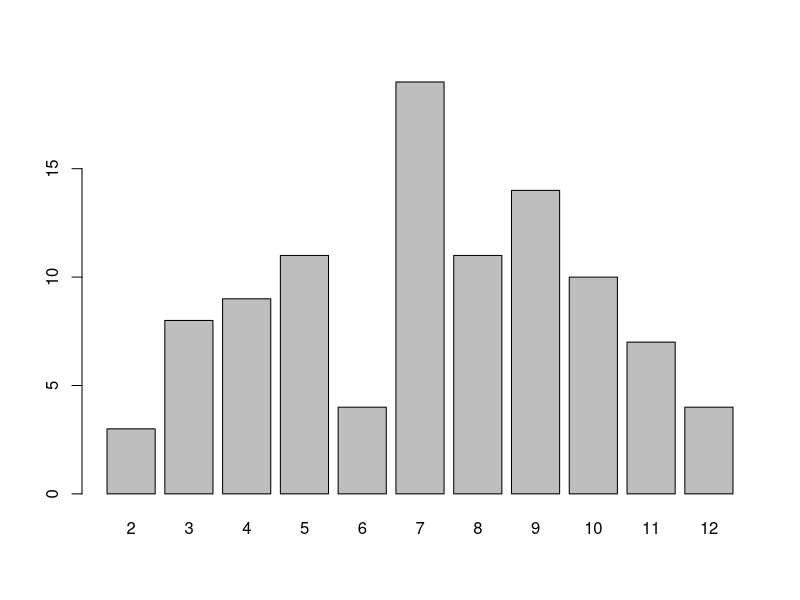
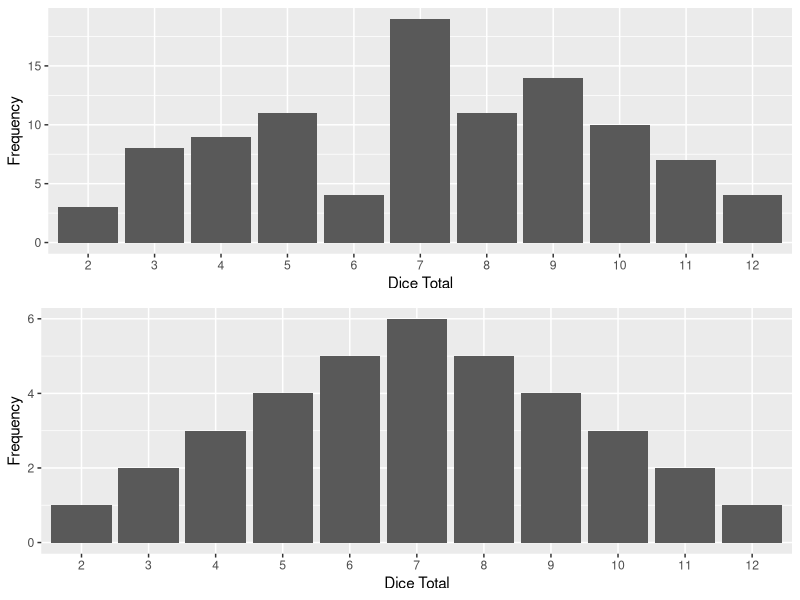

The R source for these figures, in order:
## ---- chunk 1
set.seed(123) # for reproducibility
## ---- chunk 2
die <- 1:6
## ---- chunk 3
sample(x=die,size = 1)
## ---- chunk 4
sample(die,size = 2, replace = TRUE)
## ---- chunk 5
roll <- function(numDice){
  die <- 1:6
  sample(die, size=numDice, replace = TRUE)
}
## ---- chunk 6
#Craps have 2 dice
crapsDice = 2
crapsRoll = roll(crapsDice)
print(crapsRoll)
## ---- chunk 7
#Yahtzee has 5 dice
yahtzeeDice = 5
yahtzeeRoll = roll(yahtzeeDice)
print(yahtzeeRoll)
## ---- chunk 8
data <- data.frame(die1=roll(1),die2=roll(1)) #initialize dataframe with 1 roll
for (i in 1:99){ #iterate through the values in the atomic vector 1 to 100
  data[nrow(data) + 1, ] <- roll(crapsDice) # roll the dice and store it in the next row
}
head(data,3) # inspect the table as a sanity check
## ---- chunk 9
data$total <- data$die1 + data$die2
head(data,3)
## ---- chunk 10
totalcounts <-aggregate(x=data$total, by = list(data$total), FUN = length)
print(totalcounts)
## ---- chunk 11
myplot <- barplot(height=totalcounts$x,names.arg=totalcounts$Group.1)
myplot
## ---- chunk 12
rolls <- expand.grid(die1=die,die2=die)
head(rolls,3)
## ---- chunk 13
rolls$total <- rolls$die1 + rolls$die2
head(rolls,3)
## ---- chunk 14
freq_df <-aggregate(rolls$total, by = list(rolls$total), FUN = length)
freq_df
## ---- chunk 15
library(ggplot2)
library(gridExtra)

totalcounts$Group.1 <- as.factor(totalcounts$Group.1)
myplot2 <- ggplot(data=totalcounts,aes(x=Group.1,y=x)) + 
  geom_bar(stat="identity") +
  xlab("Dice Total") +
  ylab("Frequency")

freq_df$Group.1 <- as.factor(freq_df$Group.1)
distplot <- ggplot(data=freq_df,aes(x=Group.1,y=x)) +
  geom_bar(stat="identity") +
  xlab("Dice Total") +
  ylab("Frequency")

grid.arrange(myplot2,distplot)
